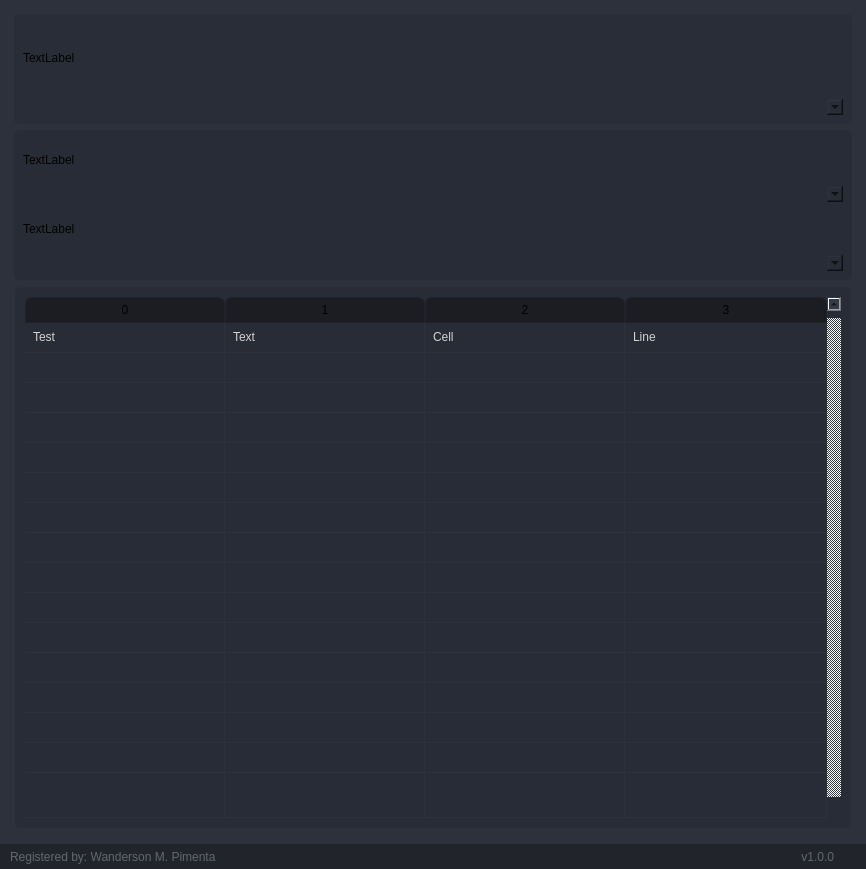
           <widget class="QFrame" name="frame_content_right">
            <property name="styleSheet">
             <string notr="true">background-color: rgb(44, 49, 60);</string>
            </property>
            <property name="frameShape">
             <enum>QFrame::NoFrame</enum>
            </property>
            <property name="frameShadow">
             <enum>QFrame::Raised</enum>
            </property>
            <layout class="QVBoxLayout" name="verticalLayout_4">
             <property name="spacing">
              <number>0</number>
             </property>
             <property name="leftMargin">
              <number>0</number>
             </property>
             <property name="topMargin">
              <number>0</number>
             </property>
             <property name="rightMargin">
              <number>0</number>
             </property>
             <property name="bottomMargin">
              <number>0</number>
             </property>
             <item>
              <widget class="QFrame" name="frame_content">
               <property name="frameShape">
                <enum>QFrame::NoFrame</enum>
               </property>
               <property name="frameShadow">
                <enum>QFrame::Raised</enum>
               </property>
               <layout class="QVBoxLayout" name="verticalLayout_9">
                <property name="spacing">
                 <number>0</number>
                </property>
                <property name="leftMargin">
                 <number>5</number>
                </property>
                <property name="topMargin">
                 <number>5</number>
                </property>
                <property name="rightMargin">
                 <number>5</number>
                </property>
                <property name="bottomMargin">
                 <number>5</number>
                </property>
                <item>
                 <widget class="QStackedWidget" name="stackedWidget">
                  <property name="styleSheet">
                   <string notr="true">background: transparent;</string>
                  </property>
                  <property name="currentIndex">
                   <number>1</number>
                  </property>
                  <widget class="QWidget" name="page_home">
                   <layout class="QVBoxLayout" name="verticalLayout_10">
                    <item>
                     <widget class="QLabel" name="label_6">
                      <property name="font">
                       <font>
                        <family>Segoe UI</family>
                        <pointsize>40</pointsize>
                       </font>
                      </property>
                      <property name="styleSheet">
                       <string notr="true"/>
                      </property>
                      <property name="text">
                       <string>HOME</string>
                      </property>
                      <property name="alignment">
                       <set>Qt::AlignCenter</set>
                      </property>
                     </widget>
                    </item>
                    <item>
                     <widget class="QLabel" name="label">
                      <property name="font">
                       <font>
                        <family>Segoe UI</family>
                        <pointsize>14</pointsize>
                       </font>
                      </property>
                      <property name="text">
                       <string>Empyt Page - By: Wanderson M. Pimenta</string>
                      </property>
                      <property name="alignment">
                       <set>Qt::AlignCenter</set>
                      </property>
                     </widget>
                    </item>
                    <item>
                     <widget class="QLabel" name="label_7">
                      <property name="font">
                       <font>
                        <family>Segoe UI</family>
                        <pointsize>15</pointsize>
                       </font>
                      </property>
                      <property name="text">
                       <string>Page Index 0</string>
                      </property>
                      <property name="alignment">
                       <set>Qt::AlignCenter</set>
                      </property>
                     </widget>
                    </item>
                   </layout>
                  </widget>
                  <widget class="QWidget" name="page_widgets">
                   <layout class="QVBoxLayout" name="verticalLayout_6">
                    <item>
                     <widget class="QFrame" name="frame">
                      <property name="styleSheet">
                       <string notr="true">border-radius: 5px;</string>
                      </property>
                      <property name="frameShape">
                       <enum>QFrame::StyledPanel</enum>
                      </property>
                      <property name="frameShadow">
                       <enum>QFrame::Raised</enum>
                      </property>
                      <layout class="QVBoxLayout" name="verticalLayout_15">
                       <property name="spacing">
                        <number>0</number>
                       </property>
                       <property name="leftMargin">
                        <number>0</number>
                       </property>
                       <property name="topMargin">
                        <number>0</number>
                       </property>
                       <property name="rightMargin">
                        <number>0</number>
                       </property>
                       <property name="bottomMargin">
                        <number>0</number>
                       </property>
                       <item>
                        <widget class="QFrame" name="frame_div_content_1">
                         <property name="minimumSize">
                          <size>
                           <width>0</width>
                           <height>110</height>
                          </size>
                         </property>
                         <property name="maximumSize">
                          <size>
                           <width>16777215</width>
                           <height>110</height>
                          </size>
                         </property>
                         <property name="styleSheet">
                          <string notr="true">background-color: rgb(41, 45, 56);
border-radius: 5px;
</string>
                         </property>
                         <property name="frameShape">
                          <enum>QFrame::NoFrame</enum>
                         </property>
                         <property name="frameShadow">
                          <enum>QFrame::Raised</enum>
                         </property>
                         <layout class="QVBoxLayout" name="verticalLayout_7">
                          <property name="spacing">
                           <number>0</number>
                          </property>
                          <property name="leftMargin">
                           <number>0</number>
                          </property>
                          <property name="topMargin">
                           <number>0</number>
                          </property>
                          <property name="rightMargin">
                           <number>0</number>
                          </property>
                          <property name="bottomMargin">
                           <number>0</number>
                          </property>
                          <item>
                           <widget class="QFrame" name="frame_content_wid_1">
                            <property name="frameShape">
                             <enum>QFrame::NoFrame</enum>
                            </property>
                            <property name="frameShadow">
                             <enum>QFrame::Raised</enum>
                            </property>
                            <layout class="QHBoxLayout" name="horizontalLayout_9">
                             <item>
                              <layout class="QGridLayout" name="gridLayout">
                               <property name="bottomMargin">
                                <number>0</number>
                               </property>
                               <item row="1" column="0">
                                <widget class="QComboBox" name="comboBox_3"/>
                               </item>
                               <item row="0" column="0">
                                <widget class="QLabel" name="label_4">
                                 <property name="text">
                                  <string>TextLabel</string>
                                 </property>
                                </widget>
                               </item>
                              </layout>
                             </item>
                            </layout>
                           </widget>
                          </item>
                         </layout>
                        </widget>
                       </item>
                      </layout>
                     </widget>
                    </item>
                    <item>
                     <widget class="QFrame" name="frame_2">
                      <property name="minimumSize">
                       <size>
                        <width>0</width>
                        <height>150</height>
                       </size>
                      </property>
                      <property name="styleSheet">
                       <string notr="true">background-color: rgb(39, 44, 54);
border-radius: 5px;</string>
                      </property>
                      <property name="frameShape">
                       <enum>QFrame::StyledPanel</enum>
                      </property>
                      <property name="frameShadow">
                       <enum>QFrame::Raised</enum>
                      </property>
                      <layout class="QVBoxLayout" name="verticalLayout_11">
                       <item>
                        <widget class="QLabel" name="label_3">
                         <property name="text">
                          <string>TextLabel</string>
                         </property>
                        </widget>
                       </item>
                       <item>
                        <widget class="QComboBox" name="comboBox"/>
                       </item>
                       <item>
                        <widget class="QLabel" name="label_2">
                         <property name="text">
                          <string>TextLabel</string>
                         </property>
                        </widget>
                       </item>
                       <item>
                        <widget class="QComboBox" name="comboBox_2"/>
                       </item>
                      </layout>
                     </widget>
                    </item>
                    <item>
                     <widget class="QFrame" name="frame_3">
                      <property name="minimumSize">
                       <size>
                        <width>0</width>
                        <height>150</height>
                       </size>
                      </property>
                      <property name="frameShape">
                       <enum>QFrame::StyledPanel</enum>
                      </property>
                      <property name="frameShadow">
                       <enum>QFrame::Raised</enum>
                      </property>
                      <layout class="QHBoxLayout" name="horizontalLayout_12">
                       <property name="spacing">
                        <number>0</number>
                       </property>
                       <property name="leftMargin">
                        <number>0</number>
                       </property>
                       <property name="topMargin">
                        <number>0</number>
                       </property>
                       <property name="rightMargin">
                        <number>0</number>
                       </property>
                       <property name="bottomMargin">
                        <number>0</number>
                       </property>
                       <item>
                        <widget class="QTableWidget" name="tableWidget">
                         <property name="sizePolicy">
                          <sizepolicy hsizetype="Expanding" vsizetype="Expanding">
                           <horstretch>0</horstretch>
                           <verstretch>0</verstretch>
                          </sizepolicy>
                         </property>
                         <property name="palette">
                          <palette>
                           <active>
                            <colorrole role="WindowText">
                             <brush brushstyle="SolidPattern">
                              <color alpha="255">
                               <red>210</red>
                               <green>210</green>
                               <blue>210</blue>
                              </color>
                             </brush>
                            </colorrole>
                            <colorrole role="Button">
                             <brush brushstyle="SolidPattern">
                              <color alpha="255">
                               <red>39</red>
                               <green>44</green>
                               <blue>54</blue>
                              </color>
                             </brush>
                            </colorrole>
                            <colorrole role="Text">
                             <brush brushstyle="SolidPattern">
                              <color alpha="255">
                               <red>210</red>
                               <green>210</green>
                               <blue>210</blue>
                              </color>
                             </brush>
                            </colorrole>
                            <colorrole role="ButtonText">
                             <brush brushstyle="SolidPattern">
                              <color alpha="255">
                               <red>210</red>
                               <green>210</green>
                               <blue>210</blue>
                              </color>
                             </brush>
                            </colorrole>
                            <colorrole role="Base">
                             <brush brushstyle="SolidPattern">
                              <color alpha="255">
                               <red>39</red>
                               <green>44</green>
                               <blue>54</blue>
                              </color>
                             </brush>
                            </colorrole>
                            <colorrole role="Window">
                             <brush brushstyle="SolidPattern">
                              <color alpha="255">
                               <red>39</red>
                               <green>44</green>
                               <blue>54</blue>
                              </color>
                             </brush>
                            </colorrole>
                           </active>
                           <inactive>
                            <colorrole role="WindowText">
                             <brush brushstyle="SolidPattern">
                              <color alpha="255">
                               <red>210</red>
                               <green>210</green>
                               <blue>210</blue>
                              </color>
                             </brush>
                            </colorrole>
                            <colorrole role="Button">
                             <brush brushstyle="SolidPattern">
                              <color alpha="255">
                               <red>39</red>
                               <green>44</green>
                               <blue>54</blue>
                              </color>
                             </brush>
                            </colorrole>
                            <colorrole role="Text">
                             <brush brushstyle="SolidPattern">
                              <color alpha="255">
                               <red>210</red>
                               <green>210</green>
                               <blue>210</blue>
                              </color>
                             </brush>
                            </colorrole>
                            <colorrole role="ButtonText">
                             <brush brushstyle="SolidPattern">
                              <color alpha="255">
                               <red>210</red>
                               <green>210</green>
                               <blue>210</blue>
                              </color>
                             </brush>
                            </colorrole>
                            <colorrole role="Base">
                             <brush brushstyle="SolidPattern">
                              <color alpha="255">
                               <red>39</red>
                               <green>44</green>
                               <blue>54</blue>
                              </color>
                             </brush>
                            </colorrole>
                            <colorrole role="Window">
                             <brush brushstyle="SolidPattern">
                              <color alpha="255">
                               <red>39</red>
                               <green>44</green>
                               <blue>54</blue>
                              </color>
                             </brush>
                            </colorrole>
                           </inactive>
                           <disabled>
                            <colorrole role="WindowText">
                             <brush brushstyle="SolidPattern">
                              <color alpha="255">
                               <red>210</red>
                               <green>210</green>
                               <blue>210</blue>
                              </color>
                             </brush>
                            </colorrole>
                            <colorrole role="Button">
                             <brush brushstyle="SolidPattern">
                              <color alpha="255">
                               <red>39</red>
                               <green>44</green>
                               <blue>54</blue>
                              </color>
                             </brush>
                            </colorrole>
                            <colorrole role="Text">
                             <brush brushstyle="SolidPattern">
                              <color alpha="255">
                               <red>210</red>
                               <green>210</green>
                               <blue>210</blue>
                              </color>
                             </brush>
                            </colorrole>
                            <colorrole role="ButtonText">
                             <brush brushstyle="SolidPattern">
                              <color alpha="255">
                               <red>210</red>
                               <green>210</green>
                               <blue>210</blue>
                              </color>
                             </brush>
                            </colorrole>
                            <colorrole role="Base">
                             <brush brushstyle="SolidPattern">
                              <color alpha="255">
                               <red>39</red>
                               <green>44</green>
                               <blue>54</blue>
                              </color>
                             </brush>
                            </colorrole>
                            <colorrole role="Window">
                             <brush brushstyle="SolidPattern">
                              <color alpha="255">
                               <red>39</red>
                               <green>44</green>
                               <blue>54</blue>
                              </color>
                             </brush>
                            </colorrole>
                           </disabled>
                          </palette>
                         </property>
                         <property name="styleSheet">
                          <string notr="true">QTableWidget {	
	background-color: rgb(39, 44, 54);
	padding: 10px;
	border-radius: 5px;
	gridline-color: rgb(44, 49, 60);
	border-bottom: 1px solid rgb(44, 49, 60);
}
QTableWidget::item{
	border-color: rgb(44, 49, 60);
	padding-left: 5px;
	padding-right: 5px;
	gridline-color: rgb(44, 49, 60);
}
QTableWidget::item:selected{
	background-color: rgb(85, 170, 255);
}
QScrollBar:horizontal {
    border: none;
    background: rgb(52, 59, 72);
    height: 14px;
    margin: 0px 21px 0 21px;
	border-radius: 0px;
}
 QScrollBar:vertical {
	border: none;
    background: rgb(52, 59, 72);
    width: 14px;
    margin: 21px 0 21px 0;
	border-radius: 0px;
 }
QHeaderView::section{
	Background-color: rgb(39, 44, 54);
	max-width: 30px;
	border: 1px solid rgb(44, 49, 60);
	border-style: none;
    border-bottom: 1px solid rgb(44, 49, 60);
    border-right: 1px solid rgb(44, 49, 60);
}
QTableWidget::horizontalHeader {	
	background-color: rgb(81, 255, 0);
}
QHeaderView::section:horizontal
{
    border: 1px solid rgb(32, 34, 42);
	background-color: rgb(27, 29, 35);
	padding: 3px;
	border-top-left-radius: 7px;
    border-top-right-radius: 7px;
}
QHeaderView::section:vertical
{
    border: 1px solid rgb(44, 49, 60);
}
</string>
                         </property>
                         <property name="frameShape">
                          <enum>QFrame::NoFrame</enum>
                         </property>
                         <property name="verticalScrollBarPolicy">
                          <enum>Qt::ScrollBarAlwaysOn</enum>
                         </property>
                         <property name="sizeAdjustPolicy">
                          <enum>QAbstractScrollArea::AdjustToContents</enum>
                         </property>
                         <property name="editTriggers">
                          <set>QAbstractItemView::NoEditTriggers</set>
                         </property>
                         <property name="alternatingRowColors">
                          <bool>false</bool>
                         </property>
                         <property name="selectionMode">
                          <enum>QAbstractItemView::SingleSelection</enum>
                         </property>
                         <property name="selectionBehavior">
                          <enum>QAbstractItemView::SelectRows</enum>
                         </property>
                         <property name="showGrid">
                          <bool>true</bool>
                         </property>
                         <property name="gridStyle">
                          <enum>Qt::SolidLine</enum>
                         </property>
                         <property name="sortingEnabled">
                          <bool>false</bool>
                         </property>
                         <attribute name="horizontalHeaderVisible">
                          <bool>true</bool>
                         </attribute>
                         <attribute name="horizontalHeaderCascadingSectionResizes">
                          <bool>true</bool>
                         </attribute>
                         <attribute name="horizontalHeaderDefaultSectionSize">
                          <number>200</number>
                         </attribute>
                         <attribute name="horizontalHeaderStretchLastSection">
                          <bool>true</bool>
                         </attribute>
                         <attribute name="verticalHeaderVisible">
                          <bool>false</bool>
                         </attribute>
                         <attribute name="verticalHeaderCascadingSectionResizes">
                          <bool>false</bool>
                         </attribute>
                         <attribute name="verticalHeaderHighlightSections">
                          <bool>false</bool>
                         </attribute>
                         <attribute name="verticalHeaderStretchLastSection">
                          <bool>true</bool>
                         </attribute>
                         <row>
                          <property name="text">
                           <string>New Row</string>
                          </property>
                          <property name="font">
                           <font>
                            <family>Segoe UI</family>
                           </font>
                          </property>
                         </row>
                         <row>
                          <property name="text">
                           <string>New Row</string>
                          </property>
                         </row>
                         <row>
                          <property name="text">
                           <string>New Row</string>
                          </property>
                         </row>
                         <row>
                          <property name="text">
                           <string>New Row</string>
                          </property>
                         </row>
                         <row>
                          <property name="text">
                           <string>New Row</string>
                          </property>
                         </row>
                         <row>
                          <property name="text">
                           <string>New Row</string>
                          </property>
                         </row>
                         <row>
                          <property name="text">
                           <string>New Row</string>
                          </property>
                         </row>
                         <row>
                          <property name="text">
                           <string>New Row</string>
                          </property>
                         </row>
                         <row>
                          <property name="text">
                           <string>New Row</string>
                          </property>
                         </row>
                         <row>
                          <property name="text">
                           <string>New Row</string>
                          </property>
                         </row>
                         <row>
                          <property name="text">
                           <string>New Row</string>
                          </property>
                         </row>
                         <row>
                          <property name="text">
                           <string>New Row</string>
                          </property>
                         </row>
                         <row>
                          <property name="text">
                           <string>New Row</string>
                          </property>
                         </row>
                         <row>
                          <property name="text">
                           <string>New Row</string>
                          </property>
                         </row>
                         <row>
                          <property name="text">
                           <string>New Row</string>
                          </property>
                         </row>
                         <row>
                          <property name="text">
                           <string>New Row</string>
                          </property>
                         </row>
                         <column>
                          <property name="text">
                           <string>0</string>
                          </property>
                         </column>
                         <column>
                          <property name="text">
                           <string>1</string>
                          </property>
                         </column>
                         <column>
                          <property name="text">
                           <string>2</string>
                          </property>
                         </column>
                         <column>
                          <property name="text">
                           <string>3</string>
                          </property>
                         </column>
                         <item row="0" column="0">
                          <property name="text">
                           <string>Test</string>
                          </property>
                         </item>
                         <item row="0" column="1">
                          <property name="text">
                           <string>Text</string>
                          </property>
                         </item>
                         <item row="0" column="2">
                          <property name="text">
                           <string>Cell</string>
                          </property>
                         </item>
                         <item row="0" column="3">
                          <property name="text">
                           <string>Line</string>
                          </property>
                         </item>
                        </widget>
                       </item>
                      </layout>
                     </widget>
                    </item>
                   </layout>
                  </widget>
                 </widget>
                </item>
               </layout>
              </widget>
             </item>
             <item>
              <widget class="QFrame" name="frame_grip">
               <property name="minimumSize">
                <size>
                 <width>0</width>
                 <height>25</height>
                </size>
               </property>
               <property name="maximumSize">
                <size>
                 <width>16777215</width>
                 <height>25</height>
                </size>
               </property>
               <property name="styleSheet">
                <string notr="true">background-color: rgb(33, 37, 43);</string>
               </property>
               <property name="frameShape">
                <enum>QFrame::NoFrame</enum>
               </property>
               <property name="frameShadow">
                <enum>QFrame::Raised</enum>
               </property>
               <layout class="QHBoxLayout" name="horizontalLayout_6">
                <property name="spacing">
                 <number>0</number>
                </property>
                <property name="leftMargin">
                 <number>0</number>
                </property>
                <property name="topMargin">
                 <number>0</number>
                </property>
                <property name="rightMargin">
                 <number>2</number>
                </property>
                <property name="bottomMargin">
                 <number>0</number>
                </property>
                <item>
                 <widget class="QFrame" name="frame_label_bottom">
                  <property name="frameShape">
                   <enum>QFrame::NoFrame</enum>
                  </property>
                  <property name="frameShadow">
                   <enum>QFrame::Raised</enum>
                  </property>
                  <layout class="QHBoxLayout" name="horizontalLayout_7">
                   <property name="spacing">
                    <number>0</number>
                   </property>
                   <property name="leftMargin">
                    <number>10</number>
                   </property>
                   <property name="topMargin">
                    <number>0</number>
                   </property>
                   <property name="rightMargin">
                    <number>10</number>
                   </property>
                   <property name="bottomMargin">
                    <number>0</number>
                   </property>
                   <item>
                    <widget class="QLabel" name="label_credits">
                     <property name="font">
                      <font>
                       <family>Segoe UI</family>
                      </font>
                     </property>
                     <property name="styleSheet">
                      <string notr="true">color: rgb(98, 103, 111);</string>
                     </property>
                     <property name="text">
                      <string>Registered by: Wanderson M. Pimenta</string>
                     </property>
                    </widget>
                   </item>
                   <item>
                    <widget class="QLabel" name="label_version">
                     <property name="maximumSize">
                      <size>
                       <width>100</width>
                       <height>16777215</height>
                      </size>
                     </property>
                     <property name="font">
                      <font>
                       <family>Segoe UI</family>
                      </font>
                     </property>
                     <property name="styleSheet">
                      <string notr="true">color: rgb(98, 103, 111);</string>
                     </property>
                     <property name="text">
                      <string>v1.0.0</string>
                     </property>
                     <property name="alignment">
                      <set>Qt::AlignRight|Qt::AlignTrailing|Qt::AlignVCenter</set>
                     </property>
                    </widget>
                   </item>
                  </layout>
                 </widget>
                </item>
                <item>
                 <widget class="QFrame" name="frame_size_grip">
                  <property name="maximumSize">
                   <size>
                    <width>20</width>
                    <height>20</height>
                   </size>
                  </property>
                  <property name="styleSheet">
                   <string notr="true">QSizeGrip {
	background-image: url(:/16x16/icons/16x16/cil-size-grip.png);
	background-position: center;
	background-repeat: no-reperat;
}</string>
                  </property>
                  <property name="frameShape">
                   <enum>QFrame::NoFrame</enum>
                  </property>
                  <property name="frameShadow">
                   <enum>QFrame::Raised</enum>
                  </property>
                 </widget>
                </item>
               </layout>
              </widget>
             </item>
            </layout>
           </widget>
